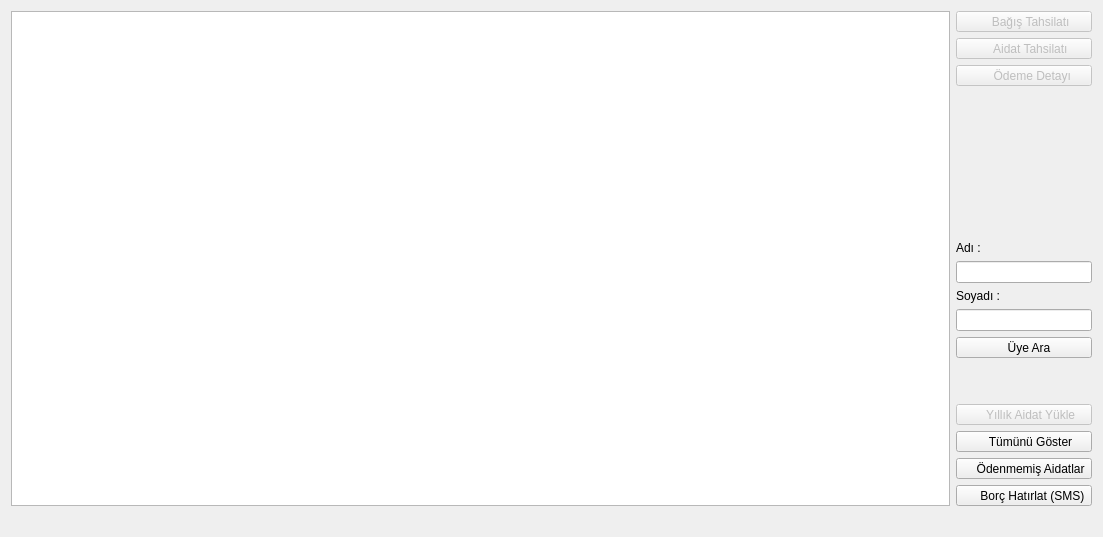
<?xml version="1.0" encoding="UTF-8"?>
<ui version="4.0">
 <class>MemberFee</class>
 <widget class="QDialog" name="MemberFee">
  <property name="geometry">
   <rect>
    <x>0</x>
    <y>0</y>
    <width>1103</width>
    <height>537</height>
   </rect>
  </property>
  <property name="windowTitle">
   <string>MemberFee</string>
  </property>
  <layout class="QVBoxLayout" name="verticalLayout_2">
   <item>
    <layout class="QHBoxLayout" name="horizontalLayout" stretch="1,0">
     <item>
      <widget class="QTableView" name="tableViewFee">
       <property name="selectionMode">
        <enum>QAbstractItemView::SingleSelection</enum>
       </property>
       <property name="selectionBehavior">
        <enum>QAbstractItemView::SelectRows</enum>
       </property>
       <property name="cornerButtonEnabled">
        <bool>false</bool>
       </property>
       <attribute name="horizontalHeaderHighlightSections">
        <bool>false</bool>
       </attribute>
       <attribute name="horizontalHeaderStretchLastSection">
        <bool>true</bool>
       </attribute>
       <attribute name="verticalHeaderVisible">
        <bool>false</bool>
       </attribute>
       <attribute name="verticalHeaderShowSortIndicator" stdset="0">
        <bool>true</bool>
       </attribute>
      </widget>
     </item>
     <item>
      <layout class="QVBoxLayout" name="verticalLayout" stretch="0,0,0,16,0,0">
       <item>
        <widget class="QToolButton" name="toolButtonPayFeeBagis">
         <property name="enabled">
          <bool>false</bool>
         </property>
         <property name="sizePolicy">
          <sizepolicy hsizetype="MinimumExpanding" vsizetype="MinimumExpanding">
           <horstretch>0</horstretch>
           <verstretch>0</verstretch>
          </sizepolicy>
         </property>
         <property name="layoutDirection">
          <enum>Qt::RightToLeft</enum>
         </property>
         <property name="text">
          <string>    Bağış Tahsilatı</string>
         </property>
         <property name="icon">
          <iconset resource="../Resources/bys.qrc">
           <normaloff>:/Fotos/play.png</normaloff>:/Fotos/play.png</iconset>
         </property>
         <property name="iconSize">
          <size>
           <width>32</width>
           <height>32</height>
          </size>
         </property>
         <property name="toolButtonStyle">
          <enum>Qt::ToolButtonTextBesideIcon</enum>
         </property>
        </widget>
       </item>
       <item>
        <widget class="QToolButton" name="toolButtonPayFeeAidat">
         <property name="enabled">
          <bool>false</bool>
         </property>
         <property name="sizePolicy">
          <sizepolicy hsizetype="MinimumExpanding" vsizetype="MinimumExpanding">
           <horstretch>0</horstretch>
           <verstretch>0</verstretch>
          </sizepolicy>
         </property>
         <property name="layoutDirection">
          <enum>Qt::RightToLeft</enum>
         </property>
         <property name="text">
          <string>    Aidat Tahsilatı</string>
         </property>
         <property name="icon">
          <iconset resource="../Resources/bys.qrc">
           <normaloff>:/Fotos/play.png</normaloff>:/Fotos/play.png</iconset>
         </property>
         <property name="iconSize">
          <size>
           <width>32</width>
           <height>32</height>
          </size>
         </property>
         <property name="toolButtonStyle">
          <enum>Qt::ToolButtonTextBesideIcon</enum>
         </property>
        </widget>
       </item>
       <item>
        <widget class="QToolButton" name="toolButtonPaymentDetail">
         <property name="enabled">
          <bool>false</bool>
         </property>
         <property name="sizePolicy">
          <sizepolicy hsizetype="MinimumExpanding" vsizetype="MinimumExpanding">
           <horstretch>0</horstretch>
           <verstretch>0</verstretch>
          </sizepolicy>
         </property>
         <property name="layoutDirection">
          <enum>Qt::RightToLeft</enum>
         </property>
         <property name="text">
          <string>     Ödeme Detayı</string>
         </property>
         <property name="icon">
          <iconset resource="../Resources/bys.qrc">
           <normaloff>:/Fotos/play.png</normaloff>:/Fotos/play.png</iconset>
         </property>
         <property name="iconSize">
          <size>
           <width>32</width>
           <height>32</height>
          </size>
         </property>
         <property name="toolButtonStyle">
          <enum>Qt::ToolButtonTextBesideIcon</enum>
         </property>
        </widget>
       </item>
       <item>
        <spacer name="verticalSpacer">
         <property name="orientation">
          <enum>Qt::Vertical</enum>
         </property>
         <property name="sizeHint" stdset="0">
          <size>
           <width>20</width>
           <height>208</height>
          </size>
         </property>
        </spacer>
       </item>
       <item>
        <layout class="QVBoxLayout" name="verticalLayout_4">
         <item>
          <widget class="QLabel" name="label_13">
           <property name="text">
            <string>Adı :</string>
           </property>
          </widget>
         </item>
         <item>
          <widget class="QLineEdit" name="lineEditQueryName">
           <property name="clearButtonEnabled">
            <bool>true</bool>
           </property>
          </widget>
         </item>
         <item>
          <widget class="QLabel" name="label_28">
           <property name="text">
            <string>Soyadı :</string>
           </property>
          </widget>
         </item>
         <item>
          <widget class="QLineEdit" name="lineEditQuerySurname">
           <property name="clearButtonEnabled">
            <bool>true</bool>
           </property>
          </widget>
         </item>
         <item>
          <widget class="QToolButton" name="toolButtonQuery">
           <property name="sizePolicy">
            <sizepolicy hsizetype="MinimumExpanding" vsizetype="MinimumExpanding">
             <horstretch>0</horstretch>
             <verstretch>0</verstretch>
            </sizepolicy>
           </property>
           <property name="layoutDirection">
            <enum>Qt::RightToLeft</enum>
           </property>
           <property name="text">
            <string>   Üye Ara</string>
           </property>
           <property name="icon">
            <iconset resource="../Resources/bys.qrc">
             <normaloff>:/Fotos/search.png</normaloff>:/Fotos/search.png</iconset>
           </property>
           <property name="iconSize">
            <size>
             <width>32</width>
             <height>32</height>
            </size>
           </property>
           <property name="toolButtonStyle">
            <enum>Qt::ToolButtonTextBesideIcon</enum>
           </property>
          </widget>
         </item>
         <item>
          <spacer name="verticalSpacer_2">
           <property name="orientation">
            <enum>Qt::Vertical</enum>
           </property>
           <property name="sizeHint" stdset="0">
            <size>
             <width>20</width>
             <height>40</height>
            </size>
           </property>
          </spacer>
         </item>
         <item>
          <widget class="QToolButton" name="toolButtonBorclandir">
           <property name="enabled">
            <bool>false</bool>
           </property>
           <property name="sizePolicy">
            <sizepolicy hsizetype="MinimumExpanding" vsizetype="MinimumExpanding">
             <horstretch>0</horstretch>
             <verstretch>0</verstretch>
            </sizepolicy>
           </property>
           <property name="layoutDirection">
            <enum>Qt::RightToLeft</enum>
           </property>
           <property name="text">
            <string>    Yıllık Aidat Yükle</string>
           </property>
           <property name="icon">
            <iconset resource="../Resources/bys.qrc">
             <normaloff>:/Fotos/play.png</normaloff>:/Fotos/play.png</iconset>
           </property>
           <property name="iconSize">
            <size>
             <width>32</width>
             <height>32</height>
            </size>
           </property>
           <property name="toolButtonStyle">
            <enum>Qt::ToolButtonTextBesideIcon</enum>
           </property>
          </widget>
         </item>
         <item>
          <widget class="QToolButton" name="toolButtonShowAll">
           <property name="sizePolicy">
            <sizepolicy hsizetype="MinimumExpanding" vsizetype="MinimumExpanding">
             <horstretch>0</horstretch>
             <verstretch>0</verstretch>
            </sizepolicy>
           </property>
           <property name="layoutDirection">
            <enum>Qt::RightToLeft</enum>
           </property>
           <property name="text">
            <string>    Tümünü Göster</string>
           </property>
           <property name="icon">
            <iconset resource="../Resources/bys.qrc">
             <normaloff>:/Fotos/play.png</normaloff>:/Fotos/play.png</iconset>
           </property>
           <property name="iconSize">
            <size>
             <width>32</width>
             <height>32</height>
            </size>
           </property>
           <property name="toolButtonStyle">
            <enum>Qt::ToolButtonTextBesideIcon</enum>
           </property>
          </widget>
         </item>
         <item>
          <widget class="QToolButton" name="toolButtonBorclu">
           <property name="sizePolicy">
            <sizepolicy hsizetype="MinimumExpanding" vsizetype="MinimumExpanding">
             <horstretch>0</horstretch>
             <verstretch>0</verstretch>
            </sizepolicy>
           </property>
           <property name="layoutDirection">
            <enum>Qt::RightToLeft</enum>
           </property>
           <property name="text">
            <string>    Ödenmemiş Aidatlar</string>
           </property>
           <property name="icon">
            <iconset resource="../Resources/bys.qrc">
             <normaloff>:/Fotos/play.png</normaloff>:/Fotos/play.png</iconset>
           </property>
           <property name="iconSize">
            <size>
             <width>32</width>
             <height>32</height>
            </size>
           </property>
           <property name="toolButtonStyle">
            <enum>Qt::ToolButtonTextBesideIcon</enum>
           </property>
          </widget>
         </item>
         <item>
          <widget class="QToolButton" name="toolButtonBorcluSMS">
           <property name="sizePolicy">
            <sizepolicy hsizetype="MinimumExpanding" vsizetype="MinimumExpanding">
             <horstretch>0</horstretch>
             <verstretch>0</verstretch>
            </sizepolicy>
           </property>
           <property name="layoutDirection">
            <enum>Qt::LeftToRight</enum>
           </property>
           <property name="text">
            <string>     Borç Hatırlat (SMS)</string>
           </property>
           <property name="icon">
            <iconset resource="../Resources/bys.qrc">
             <normaloff>:/Fotos/Phone.png</normaloff>:/Fotos/Phone.png</iconset>
           </property>
           <property name="iconSize">
            <size>
             <width>32</width>
             <height>32</height>
            </size>
           </property>
           <property name="toolButtonStyle">
            <enum>Qt::ToolButtonTextBesideIcon</enum>
           </property>
          </widget>
         </item>
        </layout>
       </item>
       <item>
        <layout class="QVBoxLayout" name="verticalLayout_5"/>
       </item>
      </layout>
     </item>
    </layout>
   </item>
   <item>
    <widget class="QLabel" name="labelMemberCount">
     <property name="text">
      <string/>
     </property>
    </widget>
   </item>
  </layout>
 </widget>
 <layoutdefault spacing="6" margin="11"/>
 <resources>
  <include location="../Resources/bys.qrc"/>
 </resources>
 <connections/>
</ui>
